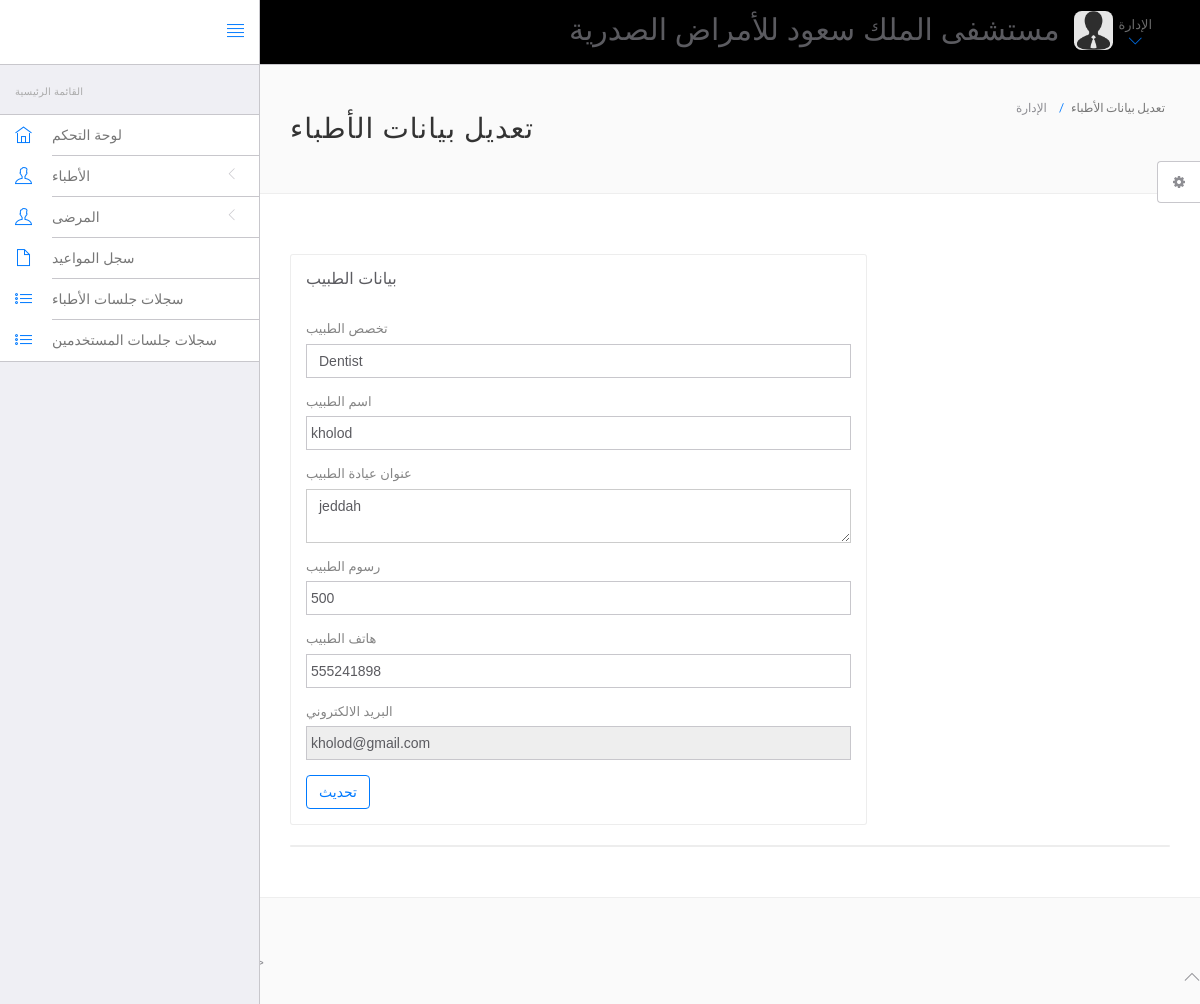
/hms/admin/edit-doctor.php?id=1 (signed in), run on the app's committed database.
### tables this page shows
CREATE TABLE `doctors` (
  `id` int(11) NOT NULL,
  `specilization` varchar(255) NOT NULL,
  `doctorName` varchar(255) NOT NULL,
  `address` longtext NOT NULL,
  `docFees` varchar(255) NOT NULL,
  `contactno` bigint(11) NOT NULL,
  `docEmail` varchar(255) NOT NULL,
  `password` varchar(255) NOT NULL,
  `creationDate` timestamp NOT NULL DEFAULT CURRENT_TIMESTAMP,
  `updationDate` varchar(255) NOT NULL
);

### hms/admin/edit-doctor.php (the view, shortened to what this page needs)
<?php
include('include/config.php');
$did=intval($_GET['id']);
?>
<!DOCTYPE html>
<html xmlns="http://www.w3.org/1999/xhtml" lang="ar-sa" dir="rtl">
	<head>
		<link rel="stylesheet" href="vendor/bootstrap/css/bootstrap.min.css">
		<link rel="stylesheet" href="vendor/fontawesome/css/font-awesome.min.css">
		<link rel="stylesheet" href="vendor/themify-icons/themify-icons.min.css">
		<link href="vendor/animate.css/animate.min.css" rel="stylesheet" media="screen">
		<link href="vendor/perfect-scrollbar/perfect-scrollbar.min.css" rel="stylesheet" media="screen">
		<link href="vendor/switchery/switchery.min.css" rel="stylesheet" media="screen">
		<link href="vendor/bootstrap-touchspin/jquery.bootstrap-touchspin.min.css" rel="stylesheet" media="screen">
		<link href="vendor/select2/select2.min.css" rel="stylesheet" media="screen">
		<link href="vendor/bootstrap-datepicker/bootstrap-datepicker3.standalone.min.css" rel="stylesheet" media="screen">
		<link href="vendor/bootstrap-timepicker/bootstrap-timepicker.min.css" rel="stylesheet" media="screen">
		<link rel="stylesheet" href="assets/css/styles.css">
		<link rel="stylesheet" href="assets/css/plugins.css">
		<link rel="stylesheet" href="assets/css/themes/theme-1.css" id="skin_color" />
	</head>
	<body>
		<div id="app">
<?php include('include/sidebar.php');?>
			<div class="app-content">
						<?php include('include/header.php');?>
				<div class="main-content" >
					<div class="wrap-content container" id="container">
						<section id="page-title">
							<div class="row">
								<div class="col-sm-8">
									<h1 class="mainTitle">تعديل بيانات الأطباء</h1>
																	</div>
								<ol class="breadcrumb">
									<li>
										<span>الإدارة</span>
									</li>
									<li class="active">
										<span>تعديل بيانات الأطباء</span>
									</li>
								</ol>
							</div>
						</section>
						<div class="container-fluid container-fullw bg-white">
							<div class="row">
								<div class="col-md-12">
									<div class="row margin-top-30">
										<div class="col-lg-8 col-md-12">
											<div class="panel panel-white">
												<div class="panel-heading">
													<h5 class="panel-title">بيانات الطبيب</h5>
												</div>
												<div class="panel-body">
									<?php $sql=mysqli_query($connection,"select * from doctors where id='$did'");
while($data=mysqli_fetch_array($sql))
{
?>
													<form role="form" name="adddoc" method="post" onSubmit="return valid();">
														<div class="form-group">
															<label for="DoctorSpecialization">
																تخصص الطبيب
															</label>
							<select name="Doctorspecialization" class="form-control" required="required">
					<option value="<?php echo htmlentities($data['specilization']);?>">
					<?php echo htmlentities($data['specilization']);?></option>
															</select>
														</div>
<div class="form-group">
															<label for="doctorname">
																 اسم الطبيب
															</label>
	<input type="text" name="docname" class="form-control" value="<?php echo htmlentities($data['doctorName']);?>" >
														</div>
<div class="form-group">
															<label for="address">
																 عنوان عيادة الطبيب
															</label>
					<textarea name="clinicaddress" class="form-control"><?php echo htmlentities($data['address']);?></textarea>
														</div>
<div class="form-group">
															<label for="fess">
																 رسوم الطبيب
															</label>
		<input type="text" name="docfees" class="form-control" required="required"  value="<?php echo htmlentities($data['docFees']);?>" >
														</div>
<div class="form-group">
									<label for="fess">
																 هاتف الطبيب
															</label>
					<input type="text" name="doccontact" class="form-control" required="required"  value="<?php echo htmlentities($data['contactno']);?>">
														</div>
<div class="form-group">
									<label for="fess">
																البريد الالكتروني
															</label>
					<input type="email" name="docemail" class="form-control"  readonly="readonly"  value="<?php echo htmlentities($data['docEmail']);?>">
														</div>
														<?php } ?>
														<button type="submit" name="submit" class="btn btn-o btn-primary">
															تحديث
														</button>
													</form>
												</div>
											</div>
										</div>
											</div>
										</div>
									<div class="col-lg-12 col-md-12">
											<div class="panel panel-white">
											</div>
										</div>
									</div>
								</div>
							</div>
						</div>
					</div>
				</div>
	<?php include('include/footer.php');?>
	<?php include('include/setting.php');?>
			<>
	</body>
</html>

### hms/admin/assets/css/themes/theme-1.css (style rules this page uses)
body { background: #FAFAFA; }

### data on the page
doctors: Doctorspecialization "Dentist", docname "kholod", clinicaddress "jeddah", docfees "500", doccontact "555241898", docemail "kholod@gmail.com"
